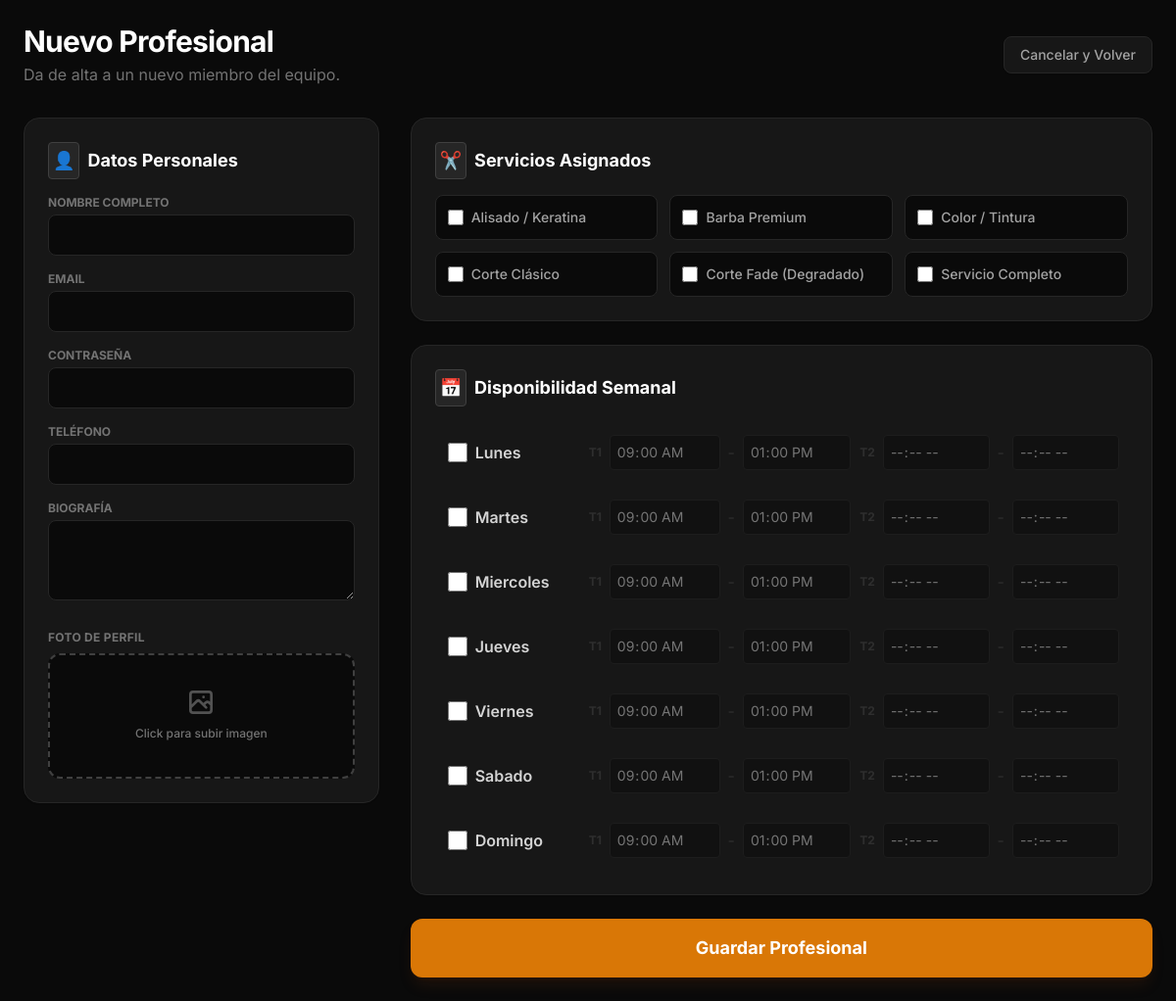
The app's page /views/admin_crear_peluquero.php (signed in) with its own data.
### tables this page shows
CREATE TABLE `servicios` (
  `id` int(11) NOT NULL,
  `nombre` varchar(100) NOT NULL,
  `descripcion` text DEFAULT NULL,
  `precio` decimal(10,2) NOT NULL,
  `duracion_estimada` int(11) DEFAULT 30
);

### models/Servicio.php (called while the page is built, shortened)
<?php
require_once __DIR__ . '/../config/conexion_db.php';
class Servicio {
    public static function obtenerTodos() {
        global $pdo;
        $stmt = $pdo->query("SELECT * FROM servicios ORDER BY nombre ASC");
        return $stmt->fetchAll(PDO::FETCH_ASSOC);
    }
}
?>

### views/admin_crear_peluquero.php (the view, shortened to what this page needs)
<?php
require_once '../models/Servicio.php';
$listaServicios = Servicio::obtenerTodos();
?>
<!DOCTYPE html>
<html lang="es">
<head>
    <script src="https://cdn.tailwindcss.com"></script>
</head>
<body class="bg-neutral-950 text-neutral-300 min-h-screen p-6 selection:bg-amber-500 selection:text-white">
    <div class="max-w-6xl mx-auto">
        <div class="mb-8 flex items-center justify-between">
            <div>
                <h1 class="text-3xl font-bold text-white tracking-tight">Nuevo Profesional</h1>
                <p class="text-neutral-500 mt-1">Da de alta a un nuevo miembro del equipo.</p>
            </div>
            <a href="../controllers/AdminDashboard.php" class="bg-neutral-900 border border-neutral-800 text-neutral-400 hover:bg-neutral-800 hover:text-white px-4 py-2 rounded-lg text-sm font-medium shadow-sm transition">
                Cancelar y Volver
            </a>
        </div>
        <form action="../controllers/AdminPeluqueroController.php" method="POST" enctype="multipart/form-data">
            <div class="grid grid-cols-1 lg:grid-cols-3 gap-8">
                <div class="lg:col-span-1 space-y-6">
                    <div class="bg-neutral-900 p-6 rounded-2xl shadow-sm border border-neutral-800">
                        <h3 class="text-lg font-bold text-white mb-4 flex items-center gap-2">
                            <span class="bg-neutral-800 text-amber-500 border border-neutral-700 p-1 rounded">👤</span> Datos Personales
                        </h3>
                        <div class="space-y-4">
                            <div>
                                <label class="block text-xs font-bold text-neutral-500 uppercase mb-1">Nombre Completo</label>
                                <input type="text" name="nombre" required
                                    class="w-full bg-neutral-950 border border-neutral-800 text-white rounded-lg focus:ring-1 focus:ring-amber-500 focus:border-amber-500 sm:text-sm p-2.5 outline-none transition placeholder-neutral-600">
                            </div>
                            <div>
                                <label class="block text-xs font-bold text-neutral-500 uppercase mb-1">Email</label>
                                <input type="email" name="email" required
                                    class="w-full bg-neutral-950 border border-neutral-800 text-white rounded-lg focus:ring-1 focus:ring-amber-500 focus:border-amber-500 sm:text-sm p-2.5 outline-none transition">
                            </div>
                            <div>
                                <label class="block text-xs font-bold text-neutral-500 uppercase mb-1">Contraseña</label>
                                <input type="password" name="password" required
                                    class="w-full bg-neutral-950 border border-neutral-800 text-white rounded-lg focus:ring-1 focus:ring-amber-500 focus:border-amber-500 sm:text-sm p-2.5 outline-none transition">
                            </div>
                            <div>
                                <label class="block text-xs font-bold text-neutral-500 uppercase mb-1">Teléfono</label>
                                <input type="text" name="telefono"
                                    class="w-full bg-neutral-950 border border-neutral-800 text-white rounded-lg focus:ring-1 focus:ring-amber-500 focus:border-amber-500 sm:text-sm p-2.5 outline-none transition">
                            </div>
                            <div>
                                <label class="block text-xs font-bold text-neutral-500 uppercase mb-1">Biografía</label>
                                <textarea name="bio" rows="3"
                                    class="w-full bg-neutral-950 border border-neutral-800 text-white rounded-lg focus:ring-1 focus:ring-amber-500 focus:border-amber-500 sm:text-sm p-2.5 outline-none transition"></textarea>
                            </div>
                            <div class="pt-2">
                                <label class="block text-xs font-bold text-neutral-500 uppercase tracking-wide mb-2">Foto de Perfil</label>
                                <label class="flex flex-col items-center justify-center w-full h-32 border-2 border-dashed border-neutral-700 rounded-xl cursor-pointer bg-neutral-950 hover:bg-neutral-800 hover:border-amber-500/50 transition group relative overflow-hidden" id="dropzone">
                                    <div class="flex flex-col items-center justify-center pt-5 pb-6 relative z-10" id="upload-content">
                                        <p class="text-xs text-neutral-500 group-hover:text-amber-500 font-medium transition" id="file-name">Click para subir imagen</p>
                                    </div>
                                </label>
                            </div>
                        </div>
                    </div>
                </div>
                <div class="lg:col-span-2 space-y-6">
                    <div class="bg-neutral-900 p-6 rounded-2xl shadow-sm border border-neutral-800">
                        <h3 class="text-lg font-bold text-white mb-4 flex items-center gap-2">
                            <span class="bg-neutral-800 text-amber-500 border border-neutral-700 p-1 rounded">✂️</span> Servicios Asignados
                        </h3>
                        <div class="grid grid-cols-1 sm:grid-cols-2 md:grid-cols-3 gap-3 max-h-48 overflow-y-auto custom-scroll">
                            <?php if(count($listaServicios) > 0): ?>
                                <?php foreach($listaServicios as $s): ?>
                                    <label class="flex items-center p-3 border border-neutral-800 bg-neutral-950 rounded-lg cursor-pointer hover:border-amber-500/50 transition select-none group">
                                        <input type="checkbox" name="servicios[]" value="<?php echo $s['id']; ?>" class="w-4 h-4 text-amber-600 border-neutral-700 rounded focus:ring-amber-500 bg-neutral-900">
                                        <span class="ml-2 text-sm font-medium text-neutral-400 group-hover:text-white transition"><?php echo htmlspecialchars($s['nombre']); ?></span>
                                    </label>
                                <?php endforeach; ?>
                            <?php else: ?>
                                <p class="col-span-3 text-sm text-red-400 bg-red-900/20 p-3 rounded border border-red-800/50 text-center">⚠️ No hay servicios creados. Debes crear servicios antes de asignar.</p>
                            <?php endif; ?>
                        </div>
                    </div>
                    <div class="bg-neutral-900 p-6 rounded-2xl shadow-sm border border-neutral-800">
                        <h3 class="text-lg font-bold text-white mb-4 flex items-center gap-2">
                            <span class="bg-neutral-800 text-amber-500 border border-neutral-700 p-1 rounded">📅</span> Disponibilidad Semanal
                        </h3>
                        <div class="space-y-1">
                            <?php
                            $dias = ['Lunes', 'Martes', 'Miercoles', 'Jueves', 'Viernes', 'Sabado', 'Domingo'];
                            foreach($dias as $dia):
                            ?>
                            <div class="flex flex-wrap md:flex-nowrap items-center gap-4 p-3 rounded-lg hover:bg-neutral-800 border border-transparent hover:border-neutral-700 transition">
                                <div class="w-32 shrink-0 flex items-center">
                                    <input type="checkbox" name="dias_activos[<?php echo $dia; ?>]" value="1" class="w-5 h-5 text-amber-600 border-neutral-600 bg-neutral-900 rounded focus:ring-amber-500 toggle-dia cursor-pointer" data-dia="<?php echo $dia; ?>">
                                    <span class="ml-2 font-semibold text-neutral-300"><?php echo $dia; ?></span>
                                </div>
                                <div id="horarios-<?php echo $dia; ?>" class="flex-1 grid grid-cols-1 sm:grid-cols-2 gap-4 opacity-40 pointer-events-none transition-all duration-200">
                                    <div class="flex items-center gap-2">
                                        <span class="text-xs text-neutral-600 font-bold uppercase w-8">T1</span>
                                        <input type="time" name="horarios[<?php echo $dia; ?>][0][inicio]" value="09:00" class="p-1.5 bg-neutral-950 border border-neutral-800 rounded text-sm w-full text-white focus:border-amber-500 focus:ring-1 focus:ring-amber-500 outline-none" disabled>
                                        <span class="text-neutral-600">-</span>
                                        <input type="time" name="horarios[<?php echo $dia; ?>][0][fin]" value="13:00" class="p-1.5 bg-neutral-950 border border-neutral-800 rounded text-sm w-full text-white focus:border-amber-500 focus:ring-1 focus:ring-amber-500 outline-none" disabled>
                                    </div>
                                    <div class="flex items-center gap-2">
                                        <span class="text-xs text-neutral-600 font-bold uppercase w-8">T2</span>
                                        <input type="time" name="horarios[<?php echo $dia; ?>][1][inicio]" class="p-1.5 bg-neutral-950 border border-neutral-800 rounded text-sm w-full text-white focus:border-amber-500 focus:ring-1 focus:ring-amber-500 outline-none" disabled>
                                        <span class="text-neutral-600">-</span>
                                        <input type="time" name="horarios[<?php echo $dia; ?>][1][fin]" class="p-1.5 bg-neutral-950 border border-neutral-800 rounded text-sm w-full text-white focus:border-amber-500 focus:ring-1 focus:ring-amber-500 outline-none" disabled>
                                    </div>
                                </div>
                            </div>
                            <?php endforeach; ?>
                        </div>
                    </div>
                    <button type="submit" class="w-full bg-amber-600 hover:bg-amber-700 text-white font-bold py-4 rounded-xl shadow-lg shadow-amber-900/20 transition transform active:scale-[0.99] text-lg">
                        Guardar Profesional
                    </button>
                </div>
            </div>
        </form>
    </div>
</body>
</html>

### views/admin_crear_peluquero.php (style rules this page uses)
body { font-family: 'Inter', sans-serif; }

### records on screen
servicios: nombre "Alisado / Keratina"
servicios: nombre "Barba Premium"
servicios: nombre "Color / Tintura"
servicios: nombre "Corte Clásico"
servicios: nombre "Corte Fade (Degradado)"
servicios: nombre "Servicio Completo"

### other values on screen
$dia "Lunes"
$dia "Martes"
$dia "Miercoles"
$dia "Jueves"
$dia "Viernes"
$dia "Sabado"
$dia "Domingo"
